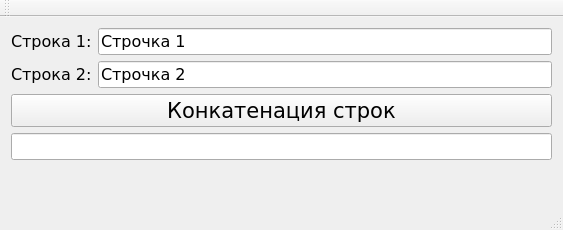
<?xml version="1.0" encoding="UTF-8"?>
<ui version="4.0">
 <class>MainWindow</class>
 <widget class="QMainWindow" name="MainWindow">
  <property name="geometry">
   <rect>
    <x>0</x>
    <y>0</y>
    <width>563</width>
    <height>230</height>
   </rect>
  </property>
  <property name="font">
   <font>
    <family>Verdana</family>
    <pointsize>12</pointsize>
   </font>
  </property>
  <property name="windowTitle">
   <string>Первое приложение - конкатенация строк</string>
  </property>
  <widget class="QWidget" name="centralWidget">
   <layout class="QFormLayout" name="formLayout">
    <item row="0" column="0">
     <widget class="QLabel" name="label">
      <property name="text">
       <string>Строка 1:</string>
      </property>
     </widget>
    </item>
    <item row="0" column="1">
     <widget class="QLineEdit" name="lineEdit1">
      <property name="text">
       <string>Строчка 1</string>
      </property>
     </widget>
    </item>
    <item row="1" column="0">
     <widget class="QLabel" name="label_2">
      <property name="text">
       <string>Строка 2:</string>
      </property>
     </widget>
    </item>
    <item row="1" column="1">
     <widget class="QLineEdit" name="lineEdit2">
      <property name="text">
       <string>Строчка 2</string>
      </property>
     </widget>
    </item>
    <item row="3" column="0" colspan="2">
     <widget class="QLineEdit" name="resultEdit">
      <property name="statusTip">
       <string>Здесь будет результат</string>
      </property>
     </widget>
    </item>
    <item row="2" column="0" colspan="2">
     <widget class="QPushButton" name="pushButton">
      <property name="font">
       <font>
        <family>Verdana</family>
        <pointsize>16</pointsize>
       </font>
      </property>
      <property name="statusTip">
       <string>Нажмите на эту кнопку!</string>
      </property>
      <property name="whatsThis">
       <string>Это кнопка</string>
      </property>
      <property name="text">
       <string>Конкатенация строк</string>
      </property>
      <property name="checkable">
       <bool>false</bool>
      </property>
      <property name="checked">
       <bool>false</bool>
      </property>
     </widget>
    </item>
   </layout>
  </widget>
  <widget class="QMenuBar" name="menuBar">
   <property name="geometry">
    <rect>
     <x>0</x>
     <y>0</y>
     <width>563</width>
     <height>24</height>
    </rect>
   </property>
  </widget>
  <widget class="QToolBar" name="mainToolBar">
   <attribute name="toolBarArea">
    <enum>TopToolBarArea</enum>
   </attribute>
   <attribute name="toolBarBreak">
    <bool>false</bool>
   </attribute>
  </widget>
  <widget class="QStatusBar" name="statusBar"/>
 </widget>
 <layoutdefault spacing="6" margin="11"/>
 <resources/>
 <connections/>
</ui>
